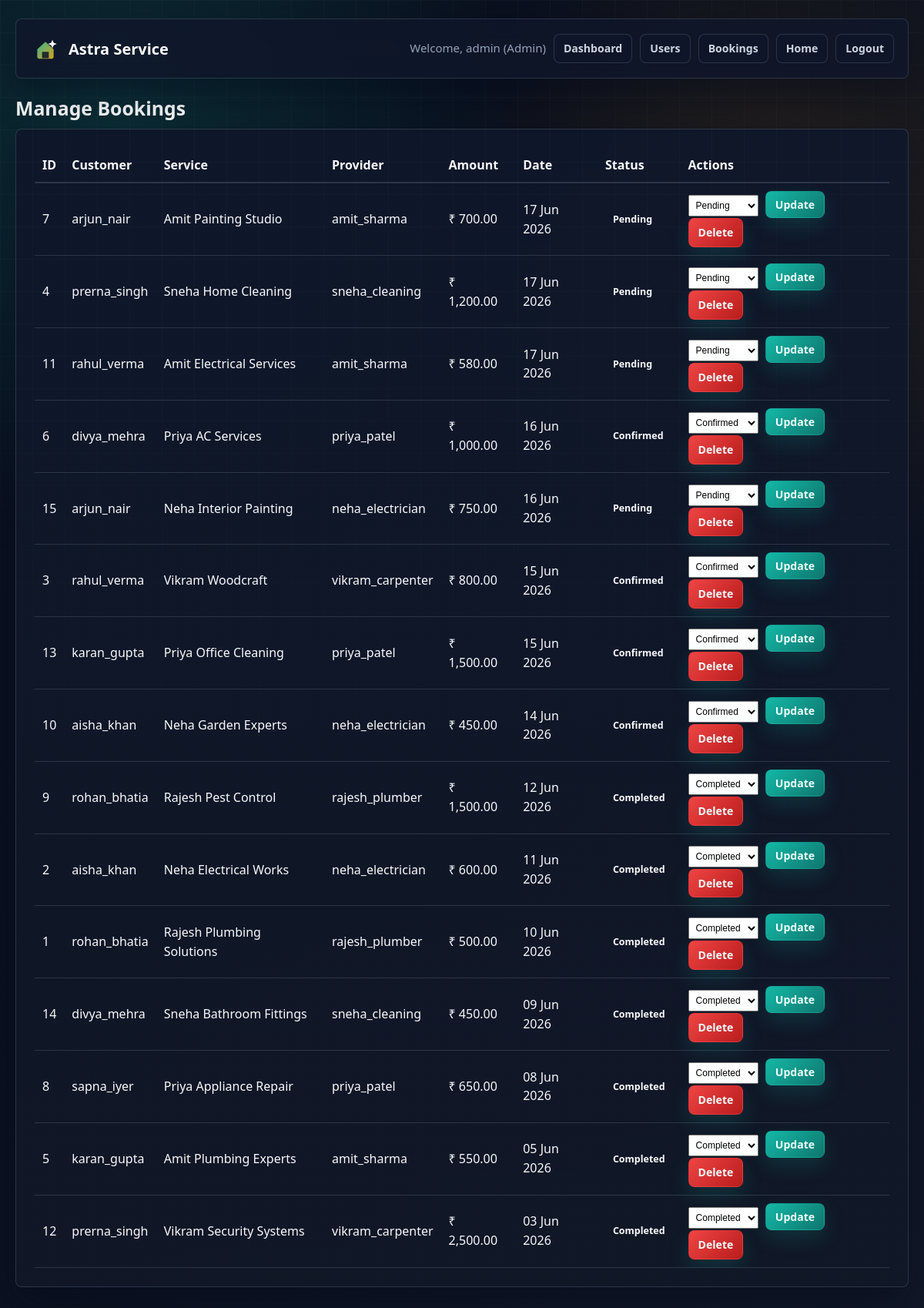
/admin/manage_bookings.php (signed in), run on the app's committed database.
### tables this page shows
CREATE TABLE bookings (
    id INT AUTO_INCREMENT PRIMARY KEY,
    user_id INT,
    service_id INT,
    provider_id INT,
    customer_name VARCHAR(100),
    customer_phone VARCHAR(20),
    customer_address VARCHAR(255),
    service_price DECIMAL(10, 2) DEFAULT 0.00,
    status ENUM('pending', 'confirmed', 'completed', 'cancelled') DEFAULT 'pending',
    booking_date TIMESTAMP DEFAULT CURRENT_TIMESTAMP,
    completion_date DATETIME,
    FOREIGN KEY(user_id) REFERENCES users(id) ON DELETE CASCADE,
    FOREIGN KEY(service_id) REFERENCES services(id) ON DELETE SET NULL,
    FOREIGN KEY(provider_id) REFERENCES users(id) ON DELETE SET NULL
);

CREATE TABLE users (
    id INT AUTO_INCREMENT PRIMARY KEY,
    username VARCHAR(50) NOT NULL UNIQUE,
    email VARCHAR(100) NOT NULL UNIQUE,
    password VARCHAR(255) NOT NULL,
    role ENUM('admin', 'user', 'provider') DEFAULT 'user',
    phone VARCHAR(20),
    address VARCHAR(255),
    created_at TIMESTAMP DEFAULT CURRENT_TIMESTAMP
);

CREATE TABLE services (
    id INT AUTO_INCREMENT PRIMARY KEY,
    category VARCHAR(100) NOT NULL,
    provider_id INT,
    name VARCHAR(100),
    phone VARCHAR(20),
    price DECIMAL(10, 2) DEFAULT 0.00,
    status ENUM('available', 'booked') DEFAULT 'available',
    created_at TIMESTAMP DEFAULT CURRENT_TIMESTAMP,
    FOREIGN KEY(provider_id) REFERENCES users(id) ON DELETE SET NULL
);

### shared/functions.php (called while the page is built, shortened)
<?php
function formatCurrency($amount) {
    return '₹ ' . number_format($amount, 2);
}
function formatDate($date) {
    return date('d M Y', strtotime($date));
}

### admin/manage_bookings.php (the view, shortened to what this page needs)
<?php
include_once '../shared/functions.php';
$conn = getDbConnection();
$bookings = [];
$result = $conn->query("
    SELECT b.id, b.booking_date, b.status, b.service_price,
           s.name AS service_name, s.category,
           u.username AS customer_name,
           p.username AS provider_name
    FROM bookings b
    LEFT JOIN services s ON b.service_id = s.id
    LEFT JOIN users u ON b.user_id = u.id
    LEFT JOIN users p ON b.provider_id = p.id
    ORDER BY b.booking_date DESC
");
if ($result) {
    while ($row = $result->fetch_assoc()) {
        $bookings[] = $row;
    }
}
?>
<?php include '../shared/header.php'; ?>
    <h1 class="h1" style="margin-top: 20px;">Manage Bookings</h1>
    <div class="card">
        <?php if (empty($bookings)): ?>
            <p class="small">No bookings found.</p>
        <?php else: ?>
            <div style="overflow-x: auto;">
                <table style="width: 100%; border-collapse: collapse;">
                    <thead>
                        <tr style="border-bottom: 2px solid var(--border);">
                            <th style="padding: 10px; text-align: left;">ID</th>
                            <th style="padding: 10px; text-align: left;">Customer</th>
                            <th style="padding: 10px; text-align: left;">Service</th>
                            <th style="padding: 10px; text-align: left;">Provider</th>
                            <th style="padding: 10px; text-align: left;">Amount</th>
                            <th style="padding: 10px; text-align: left;">Date</th>
                            <th style="padding: 10px; text-align: left;">Status</th>
                            <th style="padding: 10px; text-align: left;">Actions</th>
                        </tr>
                    </thead>
                    <tbody>
                        <?php foreach ($bookings as $booking): ?>
                            <tr style="border-bottom: 1px solid var(--border);">
                                <td style="padding: 10px;"><?php echo intval($booking['id']); ?></td>
                                <td style="padding: 10px;"><?php echo htmlspecialchars($booking['customer_name'] ?? '-'); ?></td>
                                <td style="padding: 10px;"><?php echo htmlspecialchars($booking['service_name'] ?? '-'); ?></td>
                                <td style="padding: 10px;"><?php echo htmlspecialchars($booking['provider_name'] ?? '-'); ?></td>
                                <td style="padding: 10px;"><?php echo formatCurrency($booking['service_price'] ?? 0); ?></td>
                                <td style="padding: 10px;"><?php echo formatDate($booking['booking_date']); ?></td>
                                <td style="padding: 10px;"><span class="status-badge status-<?php echo htmlspecialchars($booking['status']); ?>"><?php echo ucfirst(htmlspecialchars($booking['status'])); ?></span></td>
                                <td style="padding: 10px;">
                                    <form method="POST" style="display:inline;">
                                        <select name="status" style="padding: 5px; font-size: 12px; margin-right: 5px;">
                                            <option value="<?php echo htmlspecialchars($booking['status']); ?>" selected><?php echo ucfirst(htmlspecialchars($booking['status'])); ?></option>
                                        </select>
                                        <button type="submit" name="btn_update_status" class="btn btn-sm">Update</button>
                                    </form>
                                    <a href="manage_bookings.php?delete=<?php echo intval($booking['id']); ?>" class="btn btn-sm btn-danger" onclick="return confirm('Delete this booking?')">Delete</a>
                                </td>
                            </tr>
                        <?php endforeach; ?>
                    </tbody>
                </table>
            </div>
        <?php endif; ?>
    </div>
<?php include '../shared/footer.php'; ?>

### assets/css/style.css (style rules this page uses)
:root { --bg: #0b1120; --bg-soft: #111827; --surface: rgba(15, 23, 42, 0.9); --surface-2: #162033; --surface-3: #1f2937; --text: #f8fafc; --text-secondary: #cbd5e1; --muted: #94a3b8; --border: rgba(148, 163, 184, 0.22); --accent: #14b8a6; --accent-2: #f59e0b; --accent-3: #38bdf8; --accent-dark: #0f766e; --success: #22c55e; --warning: #f59e0b; --danger: #ef4444; --shadow: rgba(2, 6, 23, 0.42); --radius: 8px; }
* { box-sizing: border-box; }
html, body { min-height: 100%; margin: 0; }
body { font-family: "Segoe UI", Arial, sans-serif; color: var(--text); background: radial-gradient(circle at 12% 10%, rgba(20, 184, 166, 0.18), transparent 28%), radial-gradient(circle at 85% 18%, rgba(245, 158, 11, 0.13), transparent 26%), linear-gradient(135deg, #090f1d 0%, var(--bg) 48%, #111827 100%); line-height: 1.55; }
body::before { content: ""; position: fixed; inset: 0; pointer-events: none; background-image: linear-gradient(rgba(255, 255, 255, 0.035) 1px, transparent 1px), linear-gradient(90deg, rgba(255, 255, 255, 0.035) 1px, transparent 1px); background-size: 42px 42px; mask-image: linear-gradient(to bottom, rgba(0, 0, 0, 0.75), transparent 72%); }
a { color: var(--accent-3); text-decoration: none; transition: color 0.2s ease, border-color 0.2s ease, transform 0.2s ease; }
.card { border: 1px solid var(--border); border-radius: var(--radius); background: linear-gradient(180deg, rgba(15, 23, 42, 0.96), rgba(17, 24, 39, 0.9)); box-shadow: 0 18px 48px var(--shadow); padding: 24px; }
.h1 { margin: 0 0 12px; font-size: clamp(1.55rem, 2vw, 2.15rem); line-height: 1.15; letter-spacing: 0; }
.btn { display: inline-flex; align-items: center; justify-content: center; gap: 8px; min-height: 40px; padding: 10px 16px; border: 1px solid rgba(20, 184, 166, 0.35); border-radius: var(--radius); background: linear-gradient(135deg, var(--accent), var(--accent-dark)); color: #ecfeff; cursor: pointer; font-weight: 800; font-family: inherit; text-decoration: none; box-shadow: 0 10px 26px rgba(20, 184, 166, 0.18); transition: transform 0.2s ease, box-shadow 0.2s ease, border-color 0.2s ease, background 0.2s ease; }
.btn-danger, .btn.danger { background: linear-gradient(135deg, var(--danger), #b91c1c); border-color: rgba(239, 68, 68, 0.45); }
.btn-sm { min-height: 34px; padding: 7px 12px; font-size: 0.88rem; }
.status-badge, .badge { display: inline-flex; align-items: center; width: fit-content; padding: 5px 10px; border-radius: 999px; font-size: 0.78rem; font-weight: 800; text-transform: capitalize; }

### data on the page
bookings: id "7", user.username "arjun_nair", service.name "Amit Painting Studio", provider.username "amit_sharma", service_price "₹ 700.00", booking_date "17 Jun 2026", status "Pending"
bookings: id "4", user.username "prerna_singh", service.name "Sneha Home Cleaning", provider.username "sneha_cleaning", service_price "₹ 1,200.00", booking_date "17 Jun 2026", status "Pending"
bookings: id "11", user.username "rahul_verma", service.name "Amit Electrical Services", provider.username "amit_sharma", service_price "₹ 580.00", booking_date "17 Jun 2026", status "Pending"
bookings: id "6", user.username "divya_mehra", service.name "Priya AC Services", provider.username "priya_patel", service_price "₹ 1,000.00", booking_date "16 Jun 2026", status "Confirmed"
bookings: id "15", user.username "arjun_nair", service.name "Neha Interior Painting", provider.username "neha_electrician", service_price "₹ 750.00", booking_date "16 Jun 2026", status "Pending"
bookings: id "3", user.username "rahul_verma", service.name "Vikram Woodcraft", provider.username "vikram_carpenter", service_price "₹ 800.00", booking_date "15 Jun 2026", status "Confirmed"
bookings: id "13", user.username "karan_gupta", service.name "Priya Office Cleaning", provider.username "priya_patel", service_price "₹ 1,500.00", booking_date "15 Jun 2026", status "Confirmed"
bookings: id "10", user.username "aisha_khan", service.name "Neha Garden Experts", provider.username "neha_electrician", service_price "₹ 450.00", booking_date "14 Jun 2026", status "Confirmed"
bookings: id "9", user.username "rohan_bhatia", service.name "Rajesh Pest Control", provider.username "rajesh_plumber", service_price "₹ 1,500.00", booking_date "12 Jun 2026", status "Completed"
bookings: id "2", user.username "aisha_khan", service.name "Neha Electrical Works", provider.username "neha_electrician", service_price "₹ 600.00", booking_date "11 Jun 2026", status "Completed"
bookings: id "1", user.username "rohan_bhatia", service.name "Rajesh Plumbing Solutions", provider.username "rajesh_plumber", service_price "₹ 500.00", booking_date "10 Jun 2026", status "Completed"
bookings: id "14", user.username "divya_mehra", service.name "Sneha Bathroom Fittings", provider.username "sneha_cleaning", service_price "₹ 450.00", booking_date "09 Jun 2026", status "Completed"
bookings: id "8", user.username "sapna_iyer", service.name "Priya Appliance Repair", provider.username "priya_patel", service_price "₹ 650.00", booking_date "08 Jun 2026", status "Completed"
bookings: id "5", user.username "karan_gupta", service.name "Amit Plumbing Experts", provider.username "amit_sharma", service_price "₹ 550.00", booking_date "05 Jun 2026", status "Completed"
bookings: id "12", user.username "prerna_singh", service.name "Vikram Security Systems", provider.username "vikram_carpenter", service_price "₹ 2,500.00", booking_date "03 Jun 2026", status "Completed"

### other printed values
getCurrentUsername() "admin"
getCurrentUserRole() "Admin"
